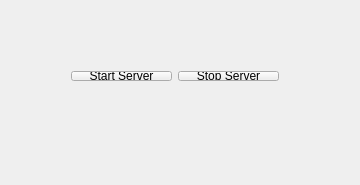
<?xml version="1.0" encoding="UTF-8"?>
<ui version="4.0">
 <class>MainView</class>
 <widget class="QMainWindow" name="MainView">
  <property name="geometry">
   <rect>
    <x>0</x>
    <y>0</y>
    <width>360</width>
    <height>185</height>
   </rect>
  </property>
  <property name="windowTitle">
   <string>MainView</string>
  </property>
  <widget class="QWidget" name="centralWidget">
   <widget class="QWidget" name="">
    <property name="geometry">
     <rect>
      <x>60</x>
      <y>60</y>
      <width>230</width>
      <height>32</height>
     </rect>
    </property>
    <layout class="QHBoxLayout" name="horizontalLayout">
     <item>
      <widget class="QPushButton" name="btnStartServer">
       <property name="text">
        <string>Start Server</string>
       </property>
      </widget>
     </item>
     <item>
      <widget class="QPushButton" name="btnStopServer">
       <property name="text">
        <string>Stop Server</string>
       </property>
      </widget>
     </item>
    </layout>
   </widget>
   <zorder>btnStartServer</zorder>
   <zorder>btnStopServer</zorder>
   <zorder>btnStopServer</zorder>
   <zorder>btnStartServer</zorder>
  </widget>
  <widget class="QMenuBar" name="menuBar">
   <property name="geometry">
    <rect>
     <x>0</x>
     <y>0</y>
     <width>360</width>
     <height>22</height>
    </rect>
   </property>
  </widget>
 </widget>
 <layoutdefault spacing="6" margin="11"/>
 <resources/>
 <connections/>
</ui>
